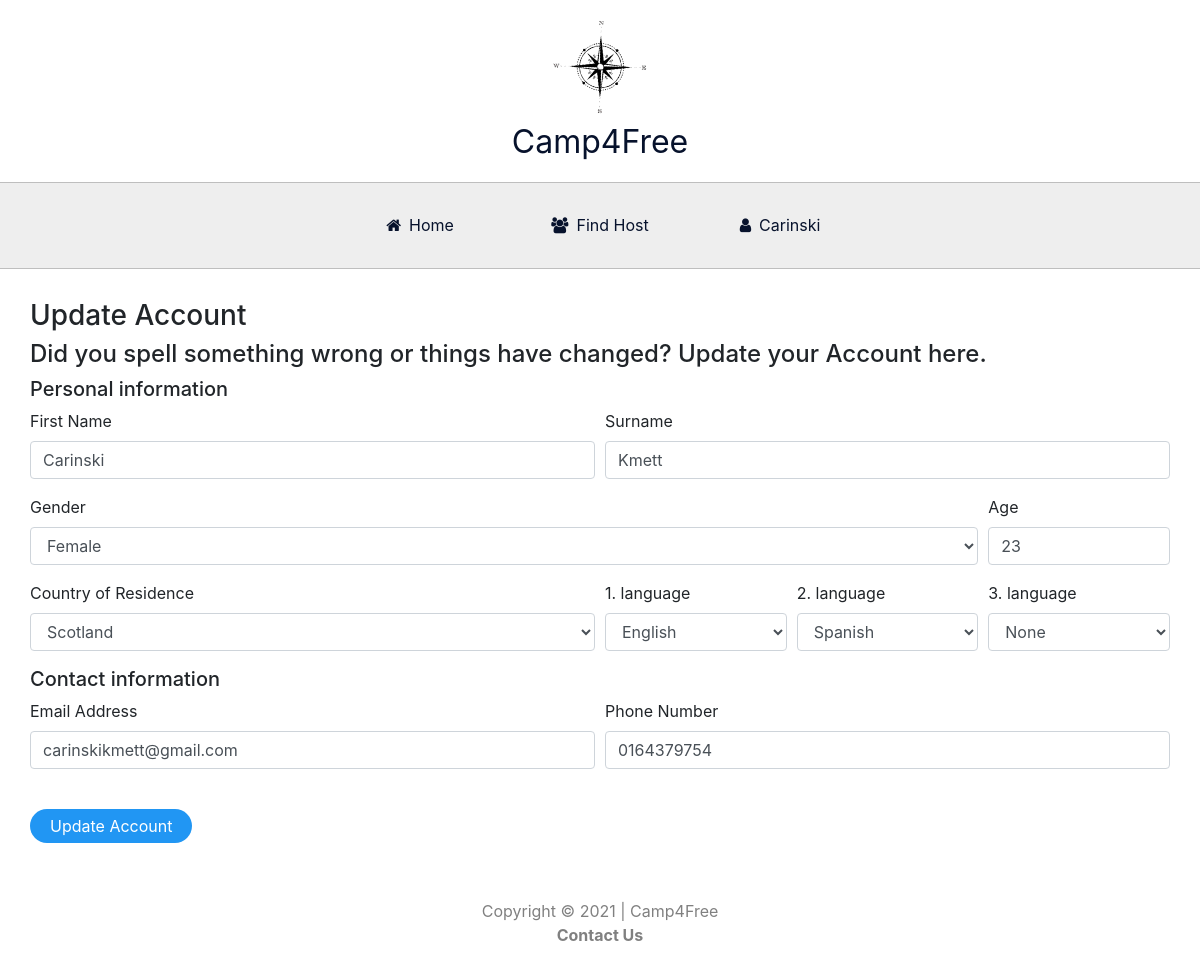
Page /updateuser (signed in) on the committed database.
### website/models.py (models this page shows, shortened)
class User(db.Model, UserMixin):
    id = db.Column(db.Integer, primary_key=True)
    firstname = db.Column(db.String(50), nullable = False)
    surname = db.Column(db.String(50), nullable = False)
    age = db.Column(db.String(3))
    gender = db.Column(db.String(20))
    countryresidence = db.Column(db.String(30))
    language1 = db.Column(db.String(30), nullable = False)
    language2 = db.Column(db.String(30), nullable = False)
    language3 = db.Column(db.String(30), nullable = False)
    email = db.Column(db.String(50), unique=True, nullable = False)
    phonenumber = db.Column(db.String(20), nullable = False)
    password = db.Column(db.String(60), nullable = False)
    date = db.Column(db.DateTime(timezone=True), default=func.now())
    image_file = db.Column(db.String(20), nullable = False, default='default.jpeg')
    host = db.relationship('Host', backref='provider', lazy=True)
    traveller = db.relationship('Traveller', backref='passenger', lazy=True)

### website/auth.py (the view, shortened to what this page needs)
@auth.route('/updateuser', methods=['GET', 'POST'])
@login_required
def updateuser():
    firstname = request.form.get('firstname')
    surname = request.form.get('surname')
    age = request.form.get('age')
    gender = request.form.get('gender')
    countryresidence = request.form.get('countryresidence')
    language1 = request.form.get('language1')
    language2 = request.form.get('language2')
    language3 = request.form.get('language3')
    email = request.form.get('email')
    phonenumber = request.form.get('phonenumber')
    return render_template("updateuser.html", user=current_user)

### website/__init__.py (called while the page is built)
def create_app():
    from .views import views
    from .auth import auth
    app.register_blueprint(views, url_prefix='/')
    app.register_blueprint(auth, url_prefix='/')
    from .models import User, Host, Traveller
    create_database(app)
    login_manager = LoginManager()
    login_manager.login_view = 'auth.login'
    login_manager.init_app(app)
    @login_manager.user_loader
    def load_user(id):
        return User.query.get(int(id))
    return app

### website/templates/updateuser.html (shortened to what this page needs)
{% extends "base.html" %}
{% block content %}
<form method ="POST">
    <div class="updateuserblock">
        <h3>Update Account</h3>
        <h4>Did you spell something wrong or things have changed? Update your Account here.</h4>
        <h5>Personal information</h5>
        <div class="form-row">
            <div class="form-group col-md-6">
                <label for="firstname">First Name</label>
                <input type="text" class="form-control" id="firstname" name="firstname" value="{{ current_user.firstname }}"/>
            </div>
            <div class="form-group col-md-6">
                <label for="surname">Surname</label>
                <input type="text" class="form-control" id="surname" name="surname" value="{{ current_user.surname }}"/>
            </div>
        </div>
        <div class="form-row">
            <div class="form-group col-md-10">
                <label for="gender">Gender</label>
                <select id="gender" class="form-control", name="gender", value="{{ current_user.gender }}">
                    <option selected>{{ current_user.gender }}</option>
                </select>
            </div>
            <div class="form-group col-md-2">
                <label for="age">Age</label>
                <input type="text" class="form-control" id="age" name="age" value="{{ current_user.age }}">
            </div>
        </div>
        <div class="form-row">
            <div class="form-group col-md-6">
                <label for="countryresidence">Country of Residence</label>
                <select id="countryresidence" class="form-control", name="countryresidence">
                    <option selected>{{ current_user.countryresidence }}</option>
                </select>
            </div>
            <div class="form-group col-md-2">
                <label for="language1">1. language</label>
                <select id="language1" class="form-control" name="language1">
                    <option selected>{{ current_user.language1 }}</option>
                </select>
            </div>
            <div class="form-group col-md-2">
                <label for="language2">2. language</label>
                <select id="language2" class="form-control" name="language2">
                    <option selected>{{ current_user.language2 }}</option>
                </select>
            </div>
            <div class="form-group col-md-2">
                <label for="language3">3. language</label>
                <select id="language3" class="form-control" name="language3">
                    <option selected>{{ current_user.language3 }}</option>
                </select>
            </div>
        </div>
        <h5>Contact information</h5>
        <div class="form-row">
            <div class="form-group col-md-6">
                <label for="email">Email Address</label>
                <input type="email" class="form-control" id="email" name="email" value="{{ current_user.email }}"/>
            </div>
            <div class="form-group col-md-6">
              <label for="phonenumber">Phone Number</label>
              <input type="number" class="form-control" id="phonenumber" name="phonenumber" value="{{ current_user.phonenumber }}">
            </div>
        </div>
        <br />
        <button type="submit" class="edit">Update Account</button>
    </div>
</form>
{% endblock %}

### website/templates/base.html (shortened to what this page needs)
<!DOCTYPE html>
<html>
    <head>
        <link rel="stylesheet" href="{{ url_for('static', filename='style.css') }}">
        <link rel="stylesheet" href="https://use.fontawesome.com/releases/v5.15.2/css/all.css">
        <link rel="stylesheet" href="https://use.fontawesome.com/releases/v5.15.2/css/v4-shims.css">
        <link
        rel="stylesheet"
        href="https://stackpath.bootstrapcdn.com/bootstrap/4.4.1/css/bootstrap.min.css"
        />
        <link
        rel="stylesheet"
        href="https://stackpath.bootstrapcdn.com/font-awesome/4.7.0/css/font-awesome.min.css"
        />
        <link rel="stylesheet" href="https://maxcdn.bootstrapcdn.com/bootstrap/4.0.0/css/bootstrap.min.css">
    </head>
    <body>
        <div id="top">
            <div id="logo">
                <img src="static/img/compass.png" alt="Compass">
            </div>
            <div id="logo-name">Camp4Free</div>
        </div>
        <div class="menu-bar">
            <ul>
                <li><a href="/"><i class="fa fa-home"></i>Home</a></li>
                <li><a href="{{ url_for('views.find_host') }}"><i class="fa fa-users"></i>Find Host</a></li>
                {% if user.is_authenticated %}
                <li><a href="{{ url_for('views.account') }}"><i class="fa fa-user"></i>{{current_user.firstname}}</a>
                {% endif %}
            </ul>
        </div>
        <div class="content">
            {% block content %}
            {% endblock %}
        </div>
        <div class="footer">
            Copyright © 2021 | Camp4Free
            <a href="{{ url_for('views.contact') }}" style="color:grey; font-weight: bold;">Contact Us</a>
        </div>
    </body>
</html>

### website/static/style.css (style rules this page uses)
* { padding: 0px; margin: 0px; box-sizing: border-box; }
body { font-family: sans-serif; }
#top { text-align: center; }
#logo { display: inline-block; margin-top: 16px; }
#logo img { height: 101.55px; width: 138px; transform: rotate(348deg); }
#logo-name { font-size: 32px; color: rgb(7, 18, 44); margin-bottom: 16px; }
.menu-bar { background-color:rgb(238, 238, 238); text-align: center; border-top: solid 1px rgb(190, 190, 190); border-bottom: solid 1px rgb(190, 190, 190); }
.menu-bar ul { display: inline-flex; list-style: none; color: rgb(7, 18, 44); }
.menu-bar ul li { width: 150px; margin: 15px; margin-bottom: 0px; padding: 15px; }
.menu-bar ul li a { text-decoration: none; color: rgb(7, 18, 44); }
.menu-bar .fa { margin-right: 8px; }
.footer { text-align: center; color: grey; padding: 16px; }
.updateuserblock { margin: 30px; }
.edit { background-color: #2196F3; border: none; color: white; padding: 5px 20px; text-align: center; text-decoration: none; display: inline-block; font-size: 16px; border-radius: 34px; margin-bottom: 10px; }
img { image-orientation: from-image; }

### rows in the picture
User: firstname "Carinski", surname "Kmett", gender "Female", age "23", countryresidence "Scotland", language1 "English", language2 "Spanish", language3 "None", email "carinskikmett@gmail.com", phonenumber "0164379754"
